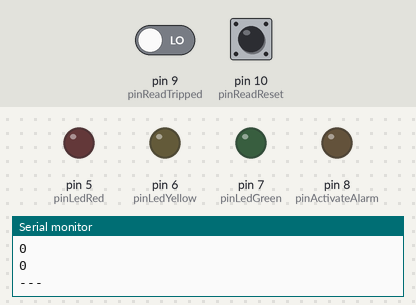
The sketch below on a simulated Arduino Uno, built with avr-gcc and run on an emulated ATmega328P. Parts: output pins drawn as LEDs (lit = HIGH), the last lines printed to the serial monitor. Dashed ring = blinking. The test bench sets the inputs (shaded band); at power-on: pin 10 (pinReadReset) HIGH, pin 9 (pinReadTripped) LOW.

Above: at 1.3 s.
1.4 s: pin 10 (pinReadReset) pulled LOW for 3.2 s
At 3.8 s:
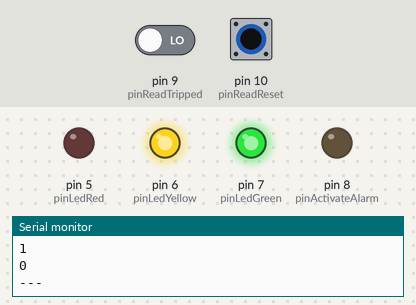
6.1 s: pin 9 (pinReadTripped) driven HIGH
At 7.7 s:
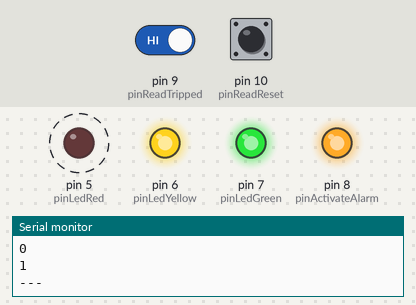
9.1 s: pin 10 (pinReadReset) pulled LOW for 0.3 s
At 10.2 s:
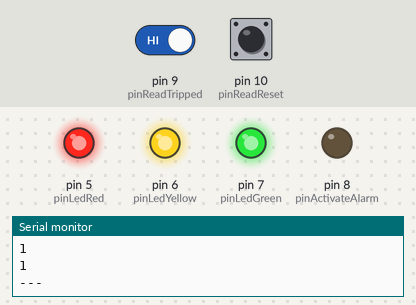
12.4 s: pin 10 (pinReadReset) pulled LOW for 1 s
15.2 s: pin 9 (pinReadTripped) driven LOW
At 16.1 s:
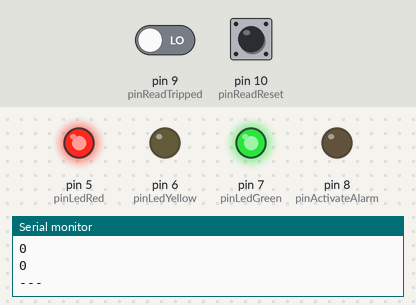
Timing chart, 0 to 18.2 s (numbered marks = the images above; inputs shaded):
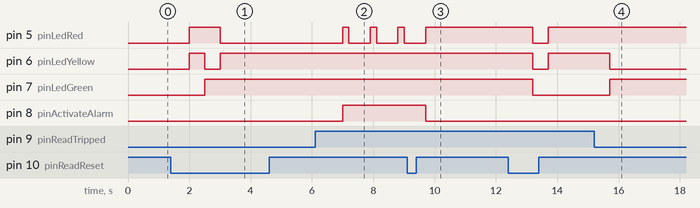

Measured:
- after the input at 1.4 s, pin 5 (pinLedRed): LOW → HIGH after 0.60 s, → LOW 1.0 s later; pin 6 (pinLedYellow): LOW → HIGH after 0.60 s, → LOW 0.50 s later, → HIGH 0.50 s later; pin 7 (pinLedGreen): LOW → HIGH after 1.1 s
- after the input at 6.1 s, pin 5 (pinLedRed): alternates HIGH for 0.20 s and LOW for 0.70 s, starting after 0.90 s; pin 8 (pinActivateAlarm): LOW → HIGH after 0.90 s
- after the input at 9.1 s, pin 5 (pinLedRed): goes on until 9.7 s, then stays HIGH; pin 8 (pinActivateAlarm): HIGH → LOW after 0.61 s
- after the input at 15.2 s, pin 6 (pinLedYellow): HIGH → LOW after 0.51 s; pin 7 (pinLedGreen): LOW → HIGH after 0.51 s

The sketch:

laser_trip_alarm.ino
```cpp
int pinLedRed = 5;
int pinLedYellow = 6;
int pinLedGreen = 7;
int pinActivateAlarm = 8;
int pinReadTripped = 9;
int pinReadReset = 10;
int val = 0;

int disarmingDelay = 3000;

int alarmStatus;

const int statusDeactivated = 0;
const int statusWaitingForLaser = 1;
const int statusReadyToArm = 2;
const int statusArmed = 3;
const int statusTripped = 4;
const int statusDisarming = 5;


void setup() {
  Serial.begin(9600);
  //setAlarm(false);
  pinMode(pinReadTripped, INPUT);
  pinMode(pinReadReset, INPUT);

  pinMode(pinLedGreen, OUTPUT);
  pinMode(pinLedYellow, OUTPUT);
  pinMode(pinLedRed, OUTPUT);
  pinMode(pinActivateAlarm, OUTPUT);

   alarmStatus = statusDeactivated;
}

void loop() {


  Serial.println(alarmStatus);
  Serial.println(isResetPressed());
  Serial.println(isLaserTripped());
  Serial.println("---");
  delay(500);

  switch (alarmStatus) {

    case statusDeactivated:
      turnGreenOn(true);
      turnYellowOn(true);
      turnRedOn(true);

      setAlarm(false);

      if (isResetPressed()) {
        alarmStatus = statusWaitingForLaser;
      } else {
        //setAlarm(false);
      }
    break;

    case statusWaitingForLaser:
      turnGreenOn(true);
      turnYellowOn(false);
      turnRedOn(false);

      if (!isLaserTripped()) {
         alarmStatus = statusReadyToArm;
      }
    break;

    case statusReadyToArm:
      turnGreenOn(false);
      turnYellowOn(true);
      turnRedOn(false);

      if (isLaserTripped()) {
        alarmStatus = statusWaitingForLaser;
      } else if(isResetPressed()) {
        alarmStatus = statusArmed;
      }
    break;


    case statusArmed:
      turnGreenOn(false);
      turnYellowOn(false);
      turnRedOn(true);

      if (isLaserTripped()) {
        alarmStatus = statusTripped;
      } else {

      }
    break;

    case statusTripped:
      setAlarm(true);

      turnRedOn(false);
      delay(200);
      turnRedOn(true);
      delay(200);

      if (isResetPressed()) {
         alarmStatus = statusDisarming;
      }
    break;

    case statusDisarming:
      turnRedOn(false);
      setAlarm(false);
      alarmStatus = statusDeactivated;
      delay(disarmingDelay);
    break;
  }
}


boolean isLaserTripped() {
  return (digitalRead(pinReadTripped)==HIGH);
}

boolean isResetPressed() {
  return (digitalRead(pinReadReset)==LOW);
}


void turnGreenOn(boolean on) {
  if (on) {
    digitalWrite(pinLedGreen,LOW);
  } else {
    digitalWrite(pinLedGreen,HIGH);
  }
}

void turnYellowOn(boolean on) {
  if (on) {
    digitalWrite(pinLedYellow,LOW);
  } else {
    digitalWrite(pinLedYellow,HIGH);
  }
}

void turnRedOn(boolean on) {
  if (on) {
    digitalWrite(pinLedRed,LOW);
  } else {
    digitalWrite(pinLedRed,HIGH);
  }
}

void setAlarm(boolean on) {
  if (on) {
     digitalWrite(pinActivateAlarm,HIGH);
  } else {
     digitalWrite(pinActivateAlarm,LOW);
  }

}
```
